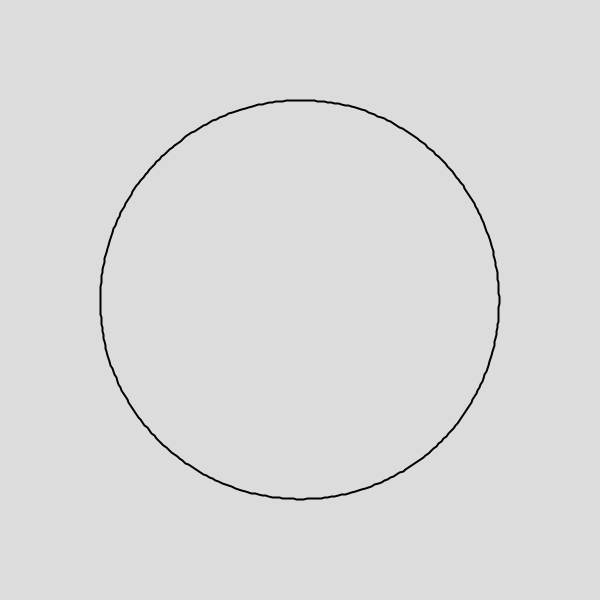
Frame 1 (no input)
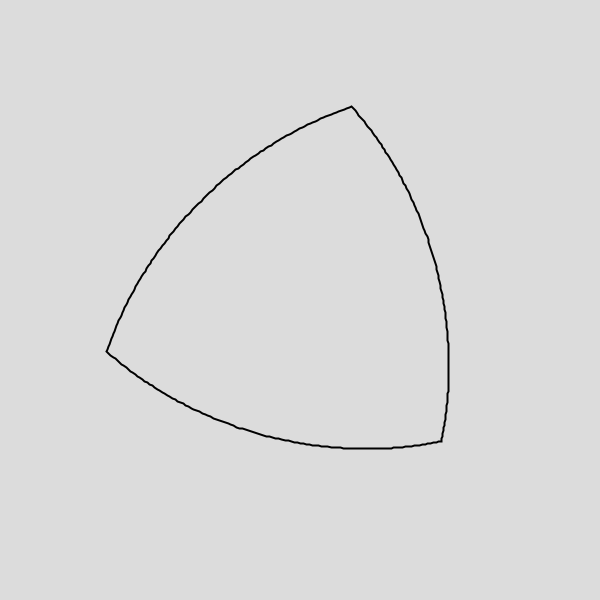
Frame 60 (the mouse pressed at the canvas centre just before this capture)
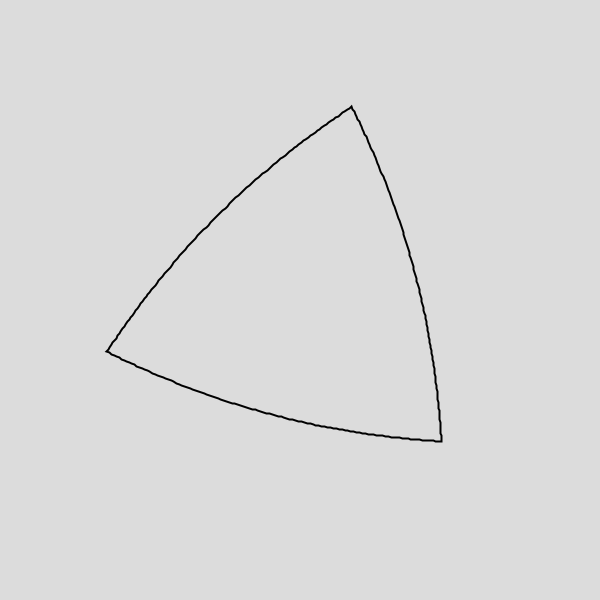
Frame 120 (the mouse held since frame 60 and released just before this capture)

The Processing sketch that drew these frames (run headless with seeded random() and noise(); from frame 60 on, the mouse is pressed at the canvas centre):

// Processing sketch: sketch_200427b
// ── sketch_200427b.pde

ArrayList<PVector> cirPath, triPath;

PVector p2c(float radius, float angle) {
  return new PVector(radius*cos(angle), radius*sin(angle));
  //return PVector.fromAngle(angle).mult(radius);
}

void setup() {
  size(600, 600);
  smooth();

  cirPath = new ArrayList<PVector>();
  triPath = new ArrayList<PVector>();

  float r = 200, phi_step = 1*PI/180, n = 3;
  float phi_start = 0, phi_amp = 2*PI/n;
  for (float phi=0; phi < 2*PI; phi += phi_step) {
    cirPath.add(p2c(r, phi));

    float amt = (phi - phi_start) / phi_amp;
    triPath.add(PVector.lerp(p2c(r, phi_start), p2c(r, phi_start+phi_amp), amt));
    if ( (phi+phi_step) % phi_amp < phi_step) phi_start += phi_amp;
  }
}

float easeOutQuint(float x) {
  return 1 - pow(1 - x, 5);
}

float amt = 0, amt_step = 0.01;
void draw() {
  background(220);
  translate(width/2, height/2);
  rotate(PI/4);

  stroke(0);
  strokeWeight(2);
  noFill();

  beginShape();
  amt += amt_step;
  if(amt > 1 || amt < 0) amt_step *= -1;
  for(int i=0; i < cirPath.size(); i++){
    PVector p = PVector.lerp(cirPath.get(i), triPath.get(i), amt);
    vertex(p.x, p.y);
  }
  endShape(CLOSE);

  //beginShape();
  //for (PVector c : cirPath) {
  //  vertex(c.x, c.y);
  //}
  //endShape(CLOSE);

  //beginShape();
  //for (PVector t : triPath) {
  //  vertex(t.x, t.y);
  //}
  //endShape(CLOSE);
}
